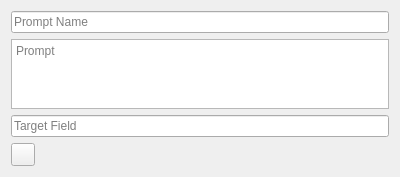
<?xml version="1.0" encoding="UTF-8"?>
<ui version="4.0">
    <class>Form</class>
    <widget class="QWidget" name="Form">
        <property name="geometry">
            <rect>
                <x>0</x>
                <y>0</y>
                <width>400</width>
                <height>150</height>
            </rect>
        </property>
        <layout class="QVBoxLayout" name="verticalLayout">
            <item>
                <widget class="QLineEdit" name="promptNameInput">
                    <property name="placeholderText">
                        <string>Prompt Name</string>
                    </property>
                </widget>
            </item>
            <item>
                <widget class="QTextEdit" name="promptInput">
                    <property name="placeholderText">
                        <string>Prompt</string>
                    </property>
                </widget>
            </item>
            <item>
                <widget class="QLineEdit" name="targetFieldInput">
                    <property name="placeholderText">
                        <string>Target Field</string>
                    </property>
                </widget>
            </item>
            <item>
                <widget class="QToolButton" name="removePromptButton">
                    <property name="toolTip">
                        <string>Remove this prompt</string>
                    </property>
                </widget>
            </item>
        </layout>
    </widget>
    <resources/>
    <connections/>
</ui>
